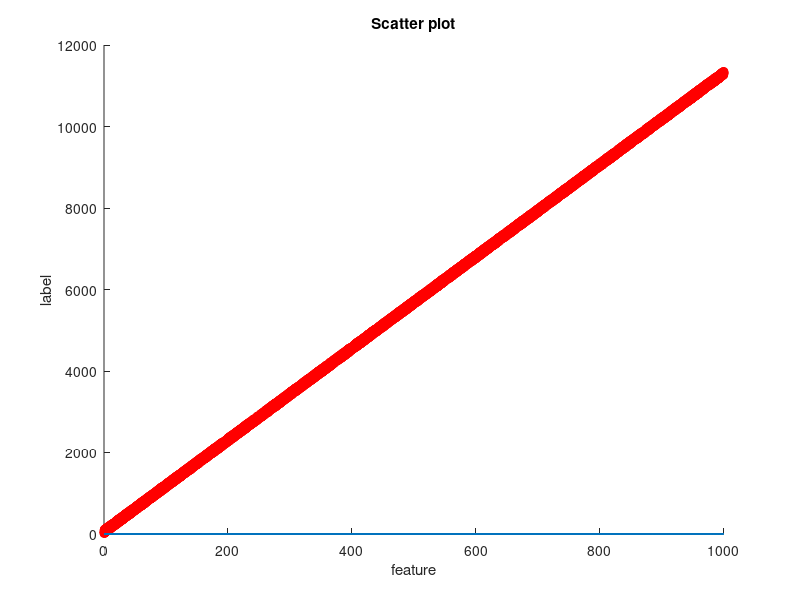
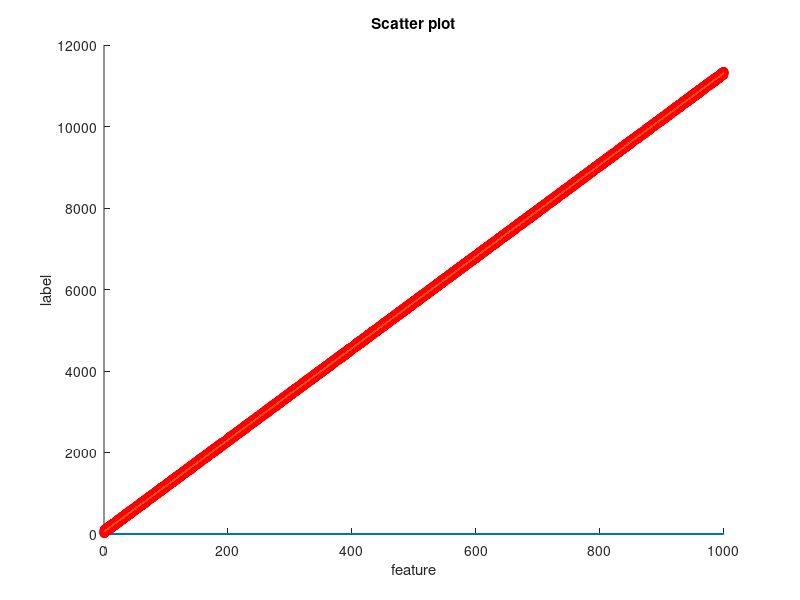

Reproduce these figures in MATLAB, in order. (Note: a time limit stopped this script after it produced the figures.)
train = dlmread('train.csv' ,',', 0,0);
k = train(1,1);
if ( k == 0),
	x_train=train(2:end,1);
	y_train=train(2:end,2);
else,
	x_train=train(1:end,1);
	y_train=train(1:end,2);
end,
new_x_train=ones(size(x_train,1),1);
new_x_train(:,2) = repmat(x_train,1);
n_train=rows(x_train);



w=rand(2,1);

hold on;
scatter (x_train, y_train, "r");
xlabel ("feature");
ylabel ("label");
title ("Scatter plot");
plot(x_train,new_x_train*w);
print -dpdf "fig1.pdf";
close;


w_direct=inv(new_x_train'*new_x_train)*new_x_train'*y_train;
hold on;
scatter (x_train, y_train, "r");
plot(x_train,new_x_train*w_direct);
print -dpdf "fig2.pdf";
close;


eta=0.00000001;
for nepoch = 1:2,
	for j = 1:n_train,
		x=x_train(j);
		y=y_train(j);
		x=[1,x];
		x=x';
		temp = (w'*x-y)*x;
		w=w-eta*temp;
		if (rem(j,100)==0),
			hold on;
			plot(x_train,new_x_train*w);
		end,	
	end,
end,
print -dpdf "fig3.pdf";
close;

hold on;
plot(x_train,new_x_train*w);
print -dpdf "fig4.pdf";
close;

test = dlmread('test.csv' ,',', 0,0);
k1 = test(1,1);
if ( k1 == 0),
	x_test=test(2:end,1);
	y_test=test(2:end,2);
else,
	x_test=test(1:end,1);
	y_test=test(1:end,2);
end,

n_test=rows(x_test);
new_x_test=ones(size(x_test,1),1);
new_x_test(:,2) = repmat(x_test,1);
y_pred1 = new_x_test*w;
y_pred2 = new_x_test*w_direct;
s1=0.0;
s2=0.0;
for i = 1:n_test,
	s1 = s1 + (y_pred1(i)-y_test(i))*(y_pred1(i)-y_test(i));
	s2 = s2 + (y_pred2(i)-y_test(i))*(y_pred2(i)-y_test(i));
end,
rms1 = s1/n_test;
rms2 = s2/n_test;
rms1 = sqrt(rms1);
rms2 = sqrt(rms2);
disp(rms1);
disp(rms2);


	
